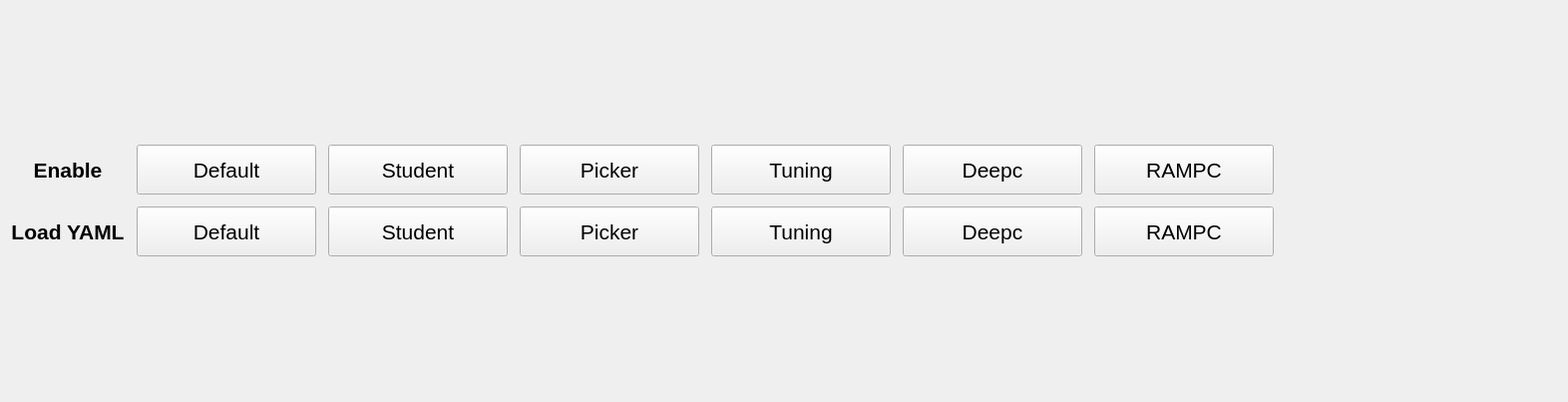
<?xml version="1.0" encoding="UTF-8"?>
<ui version="4.0">
 <class>EnableControllerLoadYamlBar</class>
 <widget class="QWidget" name="EnableControllerLoadYamlBar">
  <property name="geometry">
   <rect>
    <x>0</x>
    <y>0</y>
    <width>1572</width>
    <height>403</height>
   </rect>
  </property>
  <property name="sizePolicy">
   <sizepolicy hsizetype="Minimum" vsizetype="Preferred">
    <horstretch>0</horstretch>
    <verstretch>0</verstretch>
   </sizepolicy>
  </property>
  <property name="font">
   <font>
    <pointsize>16</pointsize>
   </font>
  </property>
  <property name="windowTitle">
   <string>Form</string>
  </property>
  <layout class="QGridLayout" name="gridLayout_2">
   <item row="0" column="0">
    <layout class="QGridLayout" name="gridLayout_3">
     <property name="spacing">
      <number>12</number>
     </property>
     <item row="1" column="0">
      <widget class="QLabel" name="load_yaml_label">
       <property name="sizePolicy">
        <sizepolicy hsizetype="Preferred" vsizetype="Fixed">
         <horstretch>0</horstretch>
         <verstretch>0</verstretch>
        </sizepolicy>
       </property>
       <property name="minimumSize">
        <size>
         <width>0</width>
         <height>50</height>
        </size>
       </property>
       <property name="maximumSize">
        <size>
         <width>16777215</width>
         <height>50</height>
        </size>
       </property>
       <property name="font">
        <font>
         <weight>75</weight>
         <bold>true</bold>
        </font>
       </property>
       <property name="text">
        <string>Load YAML</string>
       </property>
       <property name="alignment">
        <set>Qt::AlignCenter</set>
       </property>
      </widget>
     </item>
     <item row="0" column="7">
      <spacer name="horizontalSpacer">
       <property name="orientation">
        <enum>Qt::Horizontal</enum>
       </property>
       <property name="sizeHint" stdset="0">
        <size>
         <width>40</width>
         <height>20</height>
        </size>
       </property>
      </spacer>
     </item>
     <item row="0" column="5">
      <widget class="QPushButton" name="enable_deepc_button">
       <property name="sizePolicy">
        <sizepolicy hsizetype="MinimumExpanding" vsizetype="Fixed">
         <horstretch>0</horstretch>
         <verstretch>0</verstretch>
        </sizepolicy>
       </property>
       <property name="minimumSize">
        <size>
         <width>60</width>
         <height>50</height>
        </size>
       </property>
       <property name="maximumSize">
        <size>
         <width>180</width>
         <height>50</height>
        </size>
       </property>
       <property name="font">
        <font>
         <weight>50</weight>
         <bold>false</bold>
        </font>
       </property>
       <property name="text">
        <string>Deepc</string>
       </property>
      </widget>
     </item>
     <item row="1" column="3">
      <widget class="QPushButton" name="load_yaml_picker_button">
       <property name="sizePolicy">
        <sizepolicy hsizetype="MinimumExpanding" vsizetype="Fixed">
         <horstretch>0</horstretch>
         <verstretch>0</verstretch>
        </sizepolicy>
       </property>
       <property name="minimumSize">
        <size>
         <width>60</width>
         <height>50</height>
        </size>
       </property>
       <property name="maximumSize">
        <size>
         <width>180</width>
         <height>50</height>
        </size>
       </property>
       <property name="text">
        <string>Picker</string>
       </property>
      </widget>
     </item>
     <item row="0" column="2">
      <widget class="QPushButton" name="enable_student_button">
       <property name="sizePolicy">
        <sizepolicy hsizetype="MinimumExpanding" vsizetype="Fixed">
         <horstretch>0</horstretch>
         <verstretch>0</verstretch>
        </sizepolicy>
       </property>
       <property name="minimumSize">
        <size>
         <width>60</width>
         <height>50</height>
        </size>
       </property>
       <property name="maximumSize">
        <size>
         <width>180</width>
         <height>50</height>
        </size>
       </property>
       <property name="font">
        <font>
         <weight>50</weight>
         <bold>false</bold>
        </font>
       </property>
       <property name="text">
        <string>Student</string>
       </property>
      </widget>
     </item>
     <item row="1" column="2">
      <widget class="QPushButton" name="load_yaml_student_button">
       <property name="sizePolicy">
        <sizepolicy hsizetype="MinimumExpanding" vsizetype="Fixed">
         <horstretch>0</horstretch>
         <verstretch>0</verstretch>
        </sizepolicy>
       </property>
       <property name="minimumSize">
        <size>
         <width>60</width>
         <height>50</height>
        </size>
       </property>
       <property name="maximumSize">
        <size>
         <width>180</width>
         <height>50</height>
        </size>
       </property>
       <property name="text">
        <string>Student</string>
       </property>
      </widget>
     </item>
     <item row="0" column="1">
      <widget class="QPushButton" name="enable_default_button">
       <property name="sizePolicy">
        <sizepolicy hsizetype="MinimumExpanding" vsizetype="Fixed">
         <horstretch>0</horstretch>
         <verstretch>0</verstretch>
        </sizepolicy>
       </property>
       <property name="minimumSize">
        <size>
         <width>60</width>
         <height>50</height>
        </size>
       </property>
       <property name="maximumSize">
        <size>
         <width>180</width>
         <height>50</height>
        </size>
       </property>
       <property name="font">
        <font>
         <weight>50</weight>
         <bold>false</bold>
        </font>
       </property>
       <property name="text">
        <string>Default</string>
       </property>
      </widget>
     </item>
     <item row="0" column="0">
      <widget class="QLabel" name="enable_controller_label">
       <property name="sizePolicy">
        <sizepolicy hsizetype="Preferred" vsizetype="Fixed">
         <horstretch>0</horstretch>
         <verstretch>0</verstretch>
        </sizepolicy>
       </property>
       <property name="minimumSize">
        <size>
         <width>0</width>
         <height>50</height>
        </size>
       </property>
       <property name="maximumSize">
        <size>
         <width>16777215</width>
         <height>50</height>
        </size>
       </property>
       <property name="font">
        <font>
         <weight>75</weight>
         <bold>true</bold>
        </font>
       </property>
       <property name="text">
        <string>Enable</string>
       </property>
       <property name="alignment">
        <set>Qt::AlignCenter</set>
       </property>
      </widget>
     </item>
     <item row="1" column="5">
      <widget class="QPushButton" name="load_yaml_deepc_button">
       <property name="sizePolicy">
        <sizepolicy hsizetype="MinimumExpanding" vsizetype="Fixed">
         <horstretch>0</horstretch>
         <verstretch>0</verstretch>
        </sizepolicy>
       </property>
       <property name="minimumSize">
        <size>
         <width>60</width>
         <height>50</height>
        </size>
       </property>
       <property name="maximumSize">
        <size>
         <width>180</width>
         <height>50</height>
        </size>
       </property>
       <property name="text">
        <string>Deepc</string>
       </property>
      </widget>
     </item>
     <item row="1" column="1">
      <widget class="QPushButton" name="load_yaml_default_button">
       <property name="sizePolicy">
        <sizepolicy hsizetype="MinimumExpanding" vsizetype="Fixed">
         <horstretch>0</horstretch>
         <verstretch>0</verstretch>
        </sizepolicy>
       </property>
       <property name="minimumSize">
        <size>
         <width>60</width>
         <height>50</height>
        </size>
       </property>
       <property name="maximumSize">
        <size>
         <width>180</width>
         <height>50</height>
        </size>
       </property>
       <property name="text">
        <string>Default</string>
       </property>
      </widget>
     </item>
     <item row="0" column="3">
      <widget class="QPushButton" name="enable_picker_button">
       <property name="sizePolicy">
        <sizepolicy hsizetype="MinimumExpanding" vsizetype="Fixed">
         <horstretch>0</horstretch>
         <verstretch>0</verstretch>
        </sizepolicy>
       </property>
       <property name="minimumSize">
        <size>
         <width>60</width>
         <height>50</height>
        </size>
       </property>
       <property name="maximumSize">
        <size>
         <width>180</width>
         <height>50</height>
        </size>
       </property>
       <property name="font">
        <font>
         <weight>50</weight>
         <bold>false</bold>
        </font>
       </property>
       <property name="text">
        <string>Picker</string>
       </property>
      </widget>
     </item>
     <item row="0" column="4">
      <widget class="QPushButton" name="enable_tuning_button">
       <property name="sizePolicy">
        <sizepolicy hsizetype="MinimumExpanding" vsizetype="Fixed">
         <horstretch>0</horstretch>
         <verstretch>0</verstretch>
        </sizepolicy>
       </property>
       <property name="minimumSize">
        <size>
         <width>60</width>
         <height>50</height>
        </size>
       </property>
       <property name="maximumSize">
        <size>
         <width>180</width>
         <height>50</height>
        </size>
       </property>
       <property name="text">
        <string>Tuning</string>
       </property>
      </widget>
     </item>
     <item row="1" column="4">
      <widget class="QPushButton" name="load_yaml_tuning_button">
       <property name="sizePolicy">
        <sizepolicy hsizetype="MinimumExpanding" vsizetype="Fixed">
         <horstretch>0</horstretch>
         <verstretch>0</verstretch>
        </sizepolicy>
       </property>
       <property name="minimumSize">
        <size>
         <width>60</width>
         <height>50</height>
        </size>
       </property>
       <property name="maximumSize">
        <size>
         <width>180</width>
         <height>50</height>
        </size>
       </property>
       <property name="text">
        <string>Tuning</string>
       </property>
      </widget>
     </item>
     <item row="0" column="6">
      <widget class="QPushButton" name="enable_rampc_button">
       <property name="sizePolicy">
        <sizepolicy hsizetype="MinimumExpanding" vsizetype="Fixed">
         <horstretch>0</horstretch>
         <verstretch>0</verstretch>
        </sizepolicy>
       </property>
       <property name="minimumSize">
        <size>
         <width>60</width>
         <height>50</height>
        </size>
       </property>
       <property name="maximumSize">
        <size>
         <width>180</width>
         <height>50</height>
        </size>
       </property>
       <property name="text">
        <string>RAMPC</string>
       </property>
      </widget>
     </item>
     <item row="1" column="6">
      <widget class="QPushButton" name="load_yaml_rampc_button">
       <property name="sizePolicy">
        <sizepolicy hsizetype="MinimumExpanding" vsizetype="Fixed">
         <horstretch>0</horstretch>
         <verstretch>0</verstretch>
        </sizepolicy>
       </property>
       <property name="minimumSize">
        <size>
         <width>60</width>
         <height>50</height>
        </size>
       </property>
       <property name="maximumSize">
        <size>
         <width>180</width>
         <height>50</height>
        </size>
       </property>
       <property name="text">
        <string>RAMPC</string>
       </property>
      </widget>
     </item>
    </layout>
   </item>
  </layout>
 </widget>
 <resources/>
 <connections/>
</ui>
